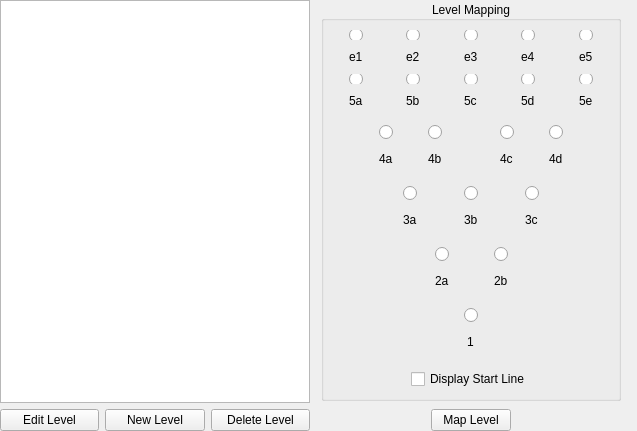
<?xml version="1.0" encoding="UTF-8"?>
<ui version="4.0">
 <class>Levels</class>
 <widget class="QWidget" name="Levels">
  <property name="geometry">
   <rect>
    <x>0</x>
    <y>0</y>
    <width>637</width>
    <height>431</height>
   </rect>
  </property>
  <property name="windowTitle">
   <string>Form</string>
  </property>
  <layout class="QHBoxLayout" name="horizontalLayout" stretch="1,1">
   <property name="leftMargin">
    <number>0</number>
   </property>
   <property name="topMargin">
    <number>0</number>
   </property>
   <property name="bottomMargin">
    <number>0</number>
   </property>
   <item>
    <layout class="QVBoxLayout" name="verticalLayout_3">
     <item>
      <widget class="QTreeView" name="treeView">
       <property name="rootIsDecorated">
        <bool>true</bool>
       </property>
       <attribute name="headerVisible">
        <bool>false</bool>
       </attribute>
      </widget>
     </item>
     <item>
      <layout class="QHBoxLayout" name="horizontalLayout_2">
       <item>
        <widget class="QPushButton" name="buttonSwitch">
         <property name="maximumSize">
          <size>
           <width>100</width>
           <height>16777215</height>
          </size>
         </property>
         <property name="text">
          <string>Edit Level</string>
         </property>
        </widget>
       </item>
       <item>
        <widget class="QPushButton" name="buttonNew">
         <property name="maximumSize">
          <size>
           <width>100</width>
           <height>16777215</height>
          </size>
         </property>
         <property name="text">
          <string>New Level</string>
         </property>
        </widget>
       </item>
       <item>
        <widget class="QPushButton" name="buttonDelete">
         <property name="maximumSize">
          <size>
           <width>100</width>
           <height>16777215</height>
          </size>
         </property>
         <property name="text">
          <string>Delete Level</string>
         </property>
        </widget>
       </item>
      </layout>
     </item>
    </layout>
   </item>
   <item>
    <layout class="QVBoxLayout" name="verticalLayout">
     <item alignment="Qt::AlignHCenter|Qt::AlignVCenter">
      <widget class="QGroupBox" name="groupBox">
       <property name="sizePolicy">
        <sizepolicy hsizetype="Expanding" vsizetype="Preferred">
         <horstretch>0</horstretch>
         <verstretch>0</verstretch>
        </sizepolicy>
       </property>
       <property name="minimumSize">
        <size>
         <width>300</width>
         <height>0</height>
        </size>
       </property>
       <property name="maximumSize">
        <size>
         <width>400</width>
         <height>400</height>
        </size>
       </property>
       <property name="font">
        <font>
         <weight>50</weight>
         <bold>false</bold>
        </font>
       </property>
       <property name="title">
        <string>Level Mapping</string>
       </property>
       <property name="alignment">
        <set>Qt::AlignCenter</set>
       </property>
       <property name="flat">
        <bool>false</bool>
       </property>
       <layout class="QGridLayout" name="gridLayout">
        <property name="horizontalSpacing">
         <number>6</number>
        </property>
        <property name="verticalSpacing">
         <number>20</number>
        </property>
        <item row="1" column="0">
         <layout class="QGridLayout" name="gridLayout_6">
          <property name="spacing">
           <number>12</number>
          </property>
          <item row="3" column="1" alignment="Qt::AlignHCenter">
           <widget class="QLabel" name="label5b">
            <property name="text">
             <string>5b</string>
            </property>
           </widget>
          </item>
          <item row="3" column="2" alignment="Qt::AlignHCenter">
           <widget class="QLabel" name="label5c">
            <property name="text">
             <string>5c</string>
            </property>
           </widget>
          </item>
          <item row="2" column="1" alignment="Qt::AlignHCenter">
           <widget class="QRadioButton" name="radio5b">
            <property name="text">
             <string/>
            </property>
           </widget>
          </item>
          <item row="2" column="2" alignment="Qt::AlignHCenter">
           <widget class="QRadioButton" name="radio5c">
            <property name="text">
             <string/>
            </property>
           </widget>
          </item>
          <item row="3" column="0" alignment="Qt::AlignHCenter">
           <widget class="QLabel" name="label5a">
            <property name="text">
             <string>5a</string>
            </property>
           </widget>
          </item>
          <item row="2" column="3" alignment="Qt::AlignHCenter">
           <widget class="QRadioButton" name="radio5d">
            <property name="text">
             <string/>
            </property>
           </widget>
          </item>
          <item row="2" column="0" alignment="Qt::AlignHCenter">
           <widget class="QRadioButton" name="radio5a">
            <property name="text">
             <string/>
            </property>
           </widget>
          </item>
          <item row="0" column="0" alignment="Qt::AlignHCenter">
           <widget class="QRadioButton" name="radio6a">
            <property name="text">
             <string/>
            </property>
           </widget>
          </item>
          <item row="0" column="2" alignment="Qt::AlignHCenter">
           <widget class="QRadioButton" name="radio6c">
            <property name="text">
             <string/>
            </property>
           </widget>
          </item>
          <item row="0" column="1" alignment="Qt::AlignHCenter">
           <widget class="QRadioButton" name="radio6b">
            <property name="text">
             <string/>
            </property>
           </widget>
          </item>
          <item row="0" column="3" alignment="Qt::AlignHCenter">
           <widget class="QRadioButton" name="radio6d">
            <property name="text">
             <string/>
            </property>
           </widget>
          </item>
          <item row="3" column="4" alignment="Qt::AlignHCenter">
           <widget class="QLabel" name="label5e">
            <property name="text">
             <string>5e</string>
            </property>
           </widget>
          </item>
          <item row="3" column="3" alignment="Qt::AlignHCenter">
           <widget class="QLabel" name="label5d">
            <property name="text">
             <string>5d</string>
            </property>
           </widget>
          </item>
          <item row="2" column="4" alignment="Qt::AlignHCenter">
           <widget class="QRadioButton" name="radio5e">
            <property name="text">
             <string/>
            </property>
           </widget>
          </item>
          <item row="0" column="4" alignment="Qt::AlignHCenter">
           <widget class="QRadioButton" name="radio6e">
            <property name="text">
             <string/>
            </property>
           </widget>
          </item>
          <item row="1" column="0" alignment="Qt::AlignHCenter">
           <widget class="QLabel" name="label6a">
            <property name="text">
             <string>e1</string>
            </property>
           </widget>
          </item>
          <item row="1" column="1" alignment="Qt::AlignHCenter">
           <widget class="QLabel" name="label6b">
            <property name="text">
             <string>e2</string>
            </property>
           </widget>
          </item>
          <item row="1" column="2" alignment="Qt::AlignHCenter">
           <widget class="QLabel" name="label6c">
            <property name="text">
             <string>e3</string>
            </property>
           </widget>
          </item>
          <item row="1" column="3" alignment="Qt::AlignHCenter">
           <widget class="QLabel" name="label6d">
            <property name="text">
             <string>e4</string>
            </property>
           </widget>
          </item>
          <item row="1" column="4" alignment="Qt::AlignHCenter">
           <widget class="QLabel" name="label6e">
            <property name="text">
             <string>e5</string>
            </property>
           </widget>
          </item>
         </layout>
        </item>
        <item row="5" column="0">
         <layout class="QGridLayout" name="gridLayout_3">
          <property name="verticalSpacing">
           <number>12</number>
          </property>
          <item row="0" column="0" alignment="Qt::AlignHCenter">
           <widget class="QRadioButton" name="radio1">
            <property name="text">
             <string/>
            </property>
           </widget>
          </item>
          <item row="1" column="0" alignment="Qt::AlignHCenter|Qt::AlignTop">
           <widget class="QLabel" name="label1">
            <property name="text">
             <string>1</string>
            </property>
           </widget>
          </item>
         </layout>
        </item>
        <item row="2" column="0">
         <layout class="QGridLayout" name="gridLayout_5">
          <property name="spacing">
           <number>12</number>
          </property>
          <item row="0" column="2" alignment="Qt::AlignHCenter">
           <widget class="QRadioButton" name="radio4c">
            <property name="text">
             <string/>
            </property>
           </widget>
          </item>
          <item row="0" column="3" alignment="Qt::AlignLeft">
           <widget class="QRadioButton" name="radio4d">
            <property name="text">
             <string/>
            </property>
           </widget>
          </item>
          <item row="0" column="1" alignment="Qt::AlignHCenter">
           <widget class="QRadioButton" name="radio4b">
            <property name="text">
             <string/>
            </property>
           </widget>
          </item>
          <item row="0" column="0" alignment="Qt::AlignRight">
           <widget class="QRadioButton" name="radio4a">
            <property name="text">
             <string/>
            </property>
           </widget>
          </item>
          <item row="1" column="0" alignment="Qt::AlignRight">
           <widget class="QLabel" name="label4a">
            <property name="text">
             <string>4a</string>
            </property>
           </widget>
          </item>
          <item row="1" column="1" alignment="Qt::AlignHCenter">
           <widget class="QLabel" name="label4b">
            <property name="text">
             <string>4b</string>
            </property>
           </widget>
          </item>
          <item row="1" column="2" alignment="Qt::AlignHCenter">
           <widget class="QLabel" name="label4c">
            <property name="text">
             <string>4c</string>
            </property>
           </widget>
          </item>
          <item row="1" column="3" alignment="Qt::AlignLeft">
           <widget class="QLabel" name="label4d">
            <property name="text">
             <string>4d</string>
            </property>
           </widget>
          </item>
         </layout>
        </item>
        <item row="4" column="0">
         <layout class="QGridLayout" name="gridLayout_2">
          <property name="horizontalSpacing">
           <number>45</number>
          </property>
          <property name="verticalSpacing">
           <number>12</number>
          </property>
          <item row="0" column="0" alignment="Qt::AlignRight">
           <widget class="QRadioButton" name="radio2a">
            <property name="text">
             <string/>
            </property>
           </widget>
          </item>
          <item row="0" column="1">
           <widget class="QRadioButton" name="radio2b">
            <property name="text">
             <string/>
            </property>
           </widget>
          </item>
          <item row="1" column="0" alignment="Qt::AlignRight|Qt::AlignTop">
           <widget class="QLabel" name="label2a">
            <property name="text">
             <string>2a</string>
            </property>
           </widget>
          </item>
          <item row="1" column="1" alignment="Qt::AlignLeft|Qt::AlignTop">
           <widget class="QLabel" name="label2b">
            <property name="text">
             <string>2b</string>
            </property>
           </widget>
          </item>
         </layout>
        </item>
        <item row="3" column="0">
         <layout class="QGridLayout" name="gridLayout_4">
          <property name="spacing">
           <number>12</number>
          </property>
          <item row="0" column="2" alignment="Qt::AlignLeft">
           <widget class="QRadioButton" name="radio3c">
            <property name="text">
             <string/>
            </property>
           </widget>
          </item>
          <item row="0" column="1" alignment="Qt::AlignHCenter">
           <widget class="QRadioButton" name="radio3b">
            <property name="text">
             <string/>
            </property>
           </widget>
          </item>
          <item row="0" column="0" alignment="Qt::AlignRight">
           <widget class="QRadioButton" name="radio3a">
            <property name="text">
             <string/>
            </property>
           </widget>
          </item>
          <item row="1" column="0" alignment="Qt::AlignRight">
           <widget class="QLabel" name="label3a">
            <property name="text">
             <string>3a</string>
            </property>
           </widget>
          </item>
          <item row="1" column="1" alignment="Qt::AlignHCenter">
           <widget class="QLabel" name="label3b">
            <property name="text">
             <string>3b</string>
            </property>
           </widget>
          </item>
          <item row="1" column="2" alignment="Qt::AlignLeft">
           <widget class="QLabel" name="label3c">
            <property name="text">
             <string>3c</string>
            </property>
           </widget>
          </item>
         </layout>
        </item>
        <item row="6" column="0" alignment="Qt::AlignHCenter">
         <widget class="QCheckBox" name="checkStartLine">
          <property name="text">
           <string>Display Start Line</string>
          </property>
         </widget>
        </item>
       </layout>
      </widget>
     </item>
     <item alignment="Qt::AlignHCenter">
      <widget class="QPushButton" name="buttonMap">
       <property name="maximumSize">
        <size>
         <width>100</width>
         <height>16777215</height>
        </size>
       </property>
       <property name="text">
        <string>Map Level</string>
       </property>
      </widget>
     </item>
    </layout>
   </item>
  </layout>
 </widget>
 <resources/>
 <connections/>
</ui>
